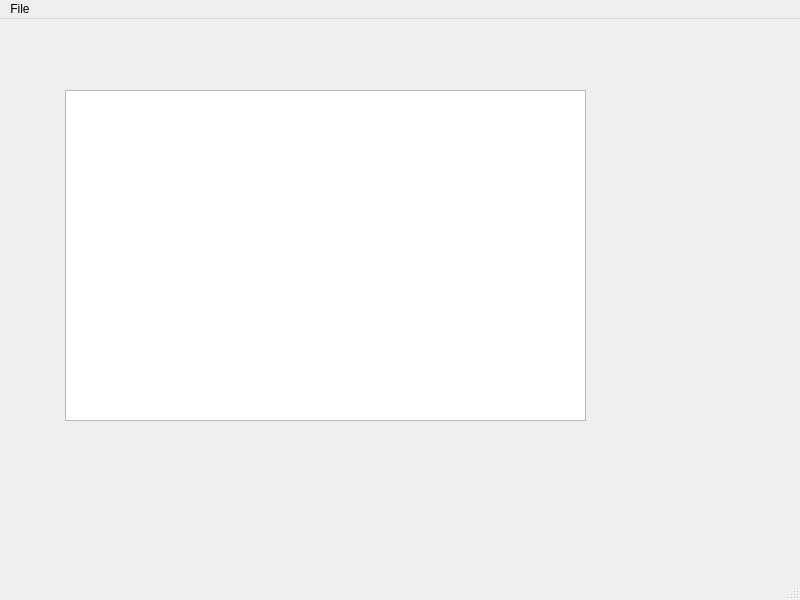
<?xml version="1.0" encoding="UTF-8"?>
<ui version="4.0">
 <class>MainWindow</class>
 <widget class="QMainWindow" name="MainWindow">
  <property name="geometry">
   <rect>
    <x>0</x>
    <y>0</y>
    <width>800</width>
    <height>600</height>
   </rect>
  </property>
  <property name="windowTitle">
   <string>MainWindow</string>
  </property>
  <widget class="QWidget" name="centralwidget">
   <widget class="QTreeView" name="treeView">
    <property name="geometry">
     <rect>
      <x>65</x>
      <y>71</y>
      <width>521</width>
      <height>331</height>
     </rect>
    </property>
   </widget>
  </widget>
  <widget class="QMenuBar" name="menubar">
   <property name="geometry">
    <rect>
     <x>0</x>
     <y>0</y>
     <width>800</width>
     <height>33</height>
    </rect>
   </property>
   <widget class="QMenu" name="menuFile">
    <property name="title">
     <string>File</string>
    </property>
    <addaction name="actionSave"/>
   </widget>
   <addaction name="menuFile"/>
  </widget>
  <widget class="QStatusBar" name="statusBar"/>
  <action name="actionSave">
   <property name="text">
    <string>Save</string>
   </property>
  </action>
 </widget>
 <resources/>
 <connections/>
</ui>
